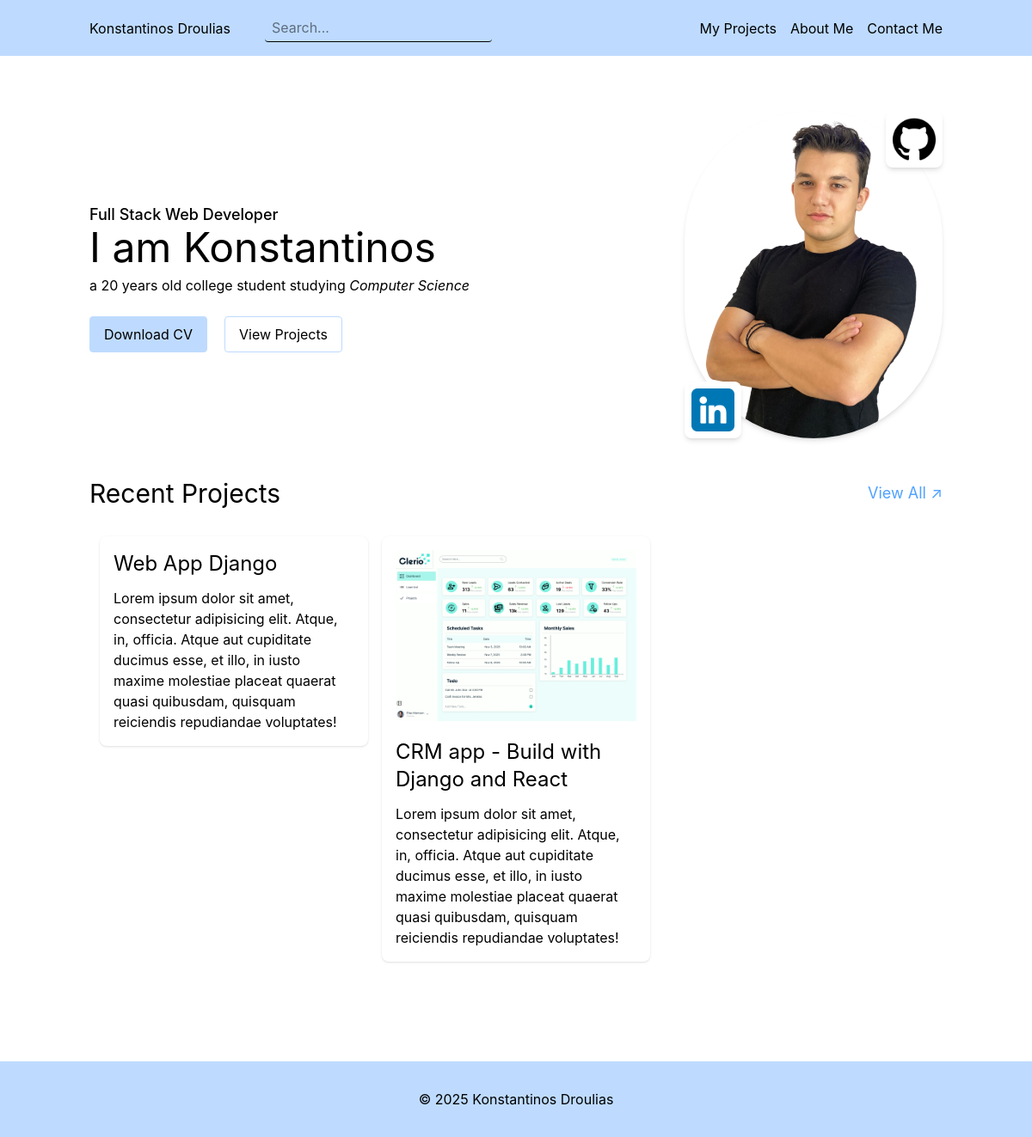
The page / on the database its author committed.
### projects/models.py (models this page shows, shortened)
class Project(models.Model):
    featured_image = models.ImageField(upload_to='projects/', blank=True, null=True)
    title = models.CharField(max_length=100)
    short_description = models.TextField(null=True, blank=True)
    content = models.TextField()
    tags = models.ManyToManyField(Tag)
    github_link = models.URLField(null=True, blank=True)
    figma_link = models.URLField(null=True, blank=True)
    created = models.DateTimeField(auto_now_add=True)
    updated = models.DateTimeField(auto_now=True)

### website/views.py (the view)
# urls.py: path('', views.index, name='index'),
def index(request):
    projects = Project.objects.order_by('-created')[:3]
    context = {
        "projects": projects
    }
    return render(request, 'website/index.html', context)

### website/templates/website/index.html
{% extends "base.html" %}
{% block main %}
<div class="flex justify-between items-center">
    <div class= py-10">
        <h4 class="text-lg font-medium">Full Stack Web Developer</h4>
        <h1 class="text-5xl mb-2">I am Konstantinos</h1>
        <p class="text-base/2.0 ">
            a 20 years old college student studying <i>Computer Science</i>
        </p>
        <div class="mt-6 flex items-center gap-5">
            <a class="px-4 py-2 bg-blue-200 rounded-sm border-1 border-blue-200 hover:bg-transparent " href="#">Download CV</a>
            <a class="px-4 py-2 border-1 border-blue-200 rounded-sm hover:bg-blue-200" href="{% url 'projects' %}">View Projects</a>
        </div>
    </div>
    {% include 'components/profile-card.html' %}
</div>
<section class="my-10">
    <div class="flex justify-between items-center">
        <h2 class="text-3xl">Recent Projects</h2>
        <a href="{% url 'projects' %}" class="text-lg text-blue-400 hover:underline">View All &#8599;</a>
    </div>
    {% if projects %}
    <div class="grid justify-center grid-cols-3 gap-4 my-5 p-3">
        {% for project in projects %}
            {% url 'project' project.id as project_link %}
            {% include 'components/card.html' with link=project_link title=project.title content=project.content image=project.featured_image %}
        {% endfor %}
    </div>
    {% else %}
        <p class="text-center p-2 text-lg text-gray-500">No projects for this tag</p>
    {% endif %}
</section>
{% endblock %}

### templates/components/card.html
<a href="{{ link }}" class="p-4 rounded-lg bg-white shadow-sm h-max">
    {% if image %}
    <img src="{{ image.url }}"
         alt="{{ title }}"
         class="w-full h-auto object-contain mb-5">
    {% endif %}
    <h3 class="block text-2xl mb-3">{{ title }}</h3>
    <p class="block text-base/2.0">{{ content }}</p>
</a>

### rows shown on the page
Project: title "Web App Django", content "Lorem ipsum dolor sit amet, consectetur adipisicing elit. Atque, in, officia. Atque aut cupiditate ducimus esse, et illo, in iusto maxime molestiae placeat quaerat quasi quibusdam, quisquam reiciendis repudiandae voluptates!"
Project: title "CRM app - Build with Django and React", content "Lorem ipsum dolor sit amet, consectetur adipisicing elit. Atque, in, officia. Atque aut cupiditate ducimus esse, et illo, in iusto maxime molestiae placeat quaerat quasi quibusdam, quisquam reiciendis repudiandae voluptates!"
